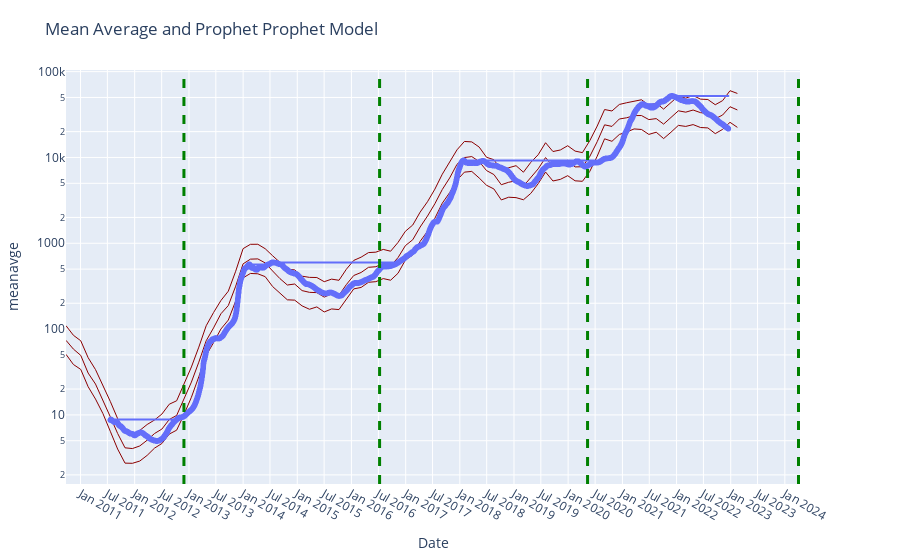

Notebook code for this chart:
### Code cell
import plotly.express as px
import plotly.graph_objects as go
fig = px.scatter(df, x="date", y="meanavge", trendline="expanding", trendline_options=dict(function="max"),
                 title="MeanAvg")
fig.add_trace(go.Scatter(name="Middle", x=prediction['ds'],  mode = 'lines',line=dict(width=1,color='darkred'), y=np.exp(prediction['yhat']), legendrank=2))
fig.add_trace(go.Scatter(name="Lower", x=prediction['ds'],  mode = 'lines',line=dict(width=1,color='darkred'), y=np.exp(prediction['yhat_lower']), legendrank=1))
fig.add_trace(go.Scatter(name="Upper", x=prediction['ds'], mode = 'lines',line=dict(width=1,color='darkred'), y=np.exp(prediction['yhat_upper']), legendrank=1))

fig.update_yaxes(fixedrange=False)
fig.update_layout(title_text='Mean Average and Prophet Prophet Model')
fig.update_yaxes(type="log")
fig.update_xaxes(ticklabelposition="inside top", title="Date")
fig.update_yaxes(nticks=12)
fig.update_xaxes(nticks=50)
fig.update_layout(
    margin=dict(l=20, r=100, t=70, b=20),
)
fig.update_layout(showlegend=False)
fig.add_vline(x='2012-11-28', line_width=3, line_dash="dash", line_color="green")
fig.add_vline(x='2016-07-09', line_width=3, line_dash="dash", line_color="green")	
fig.add_vline(x='2020-05-11', line_width=3, line_dash="dash", line_color="green")	
fig.add_vline(x='2024-04-02', line_width=3, line_dash="dash", line_color="green")	
fig.show()
fig.layout.template = 'seaborn'
fig.write_html('../static/MAandPred.html')
